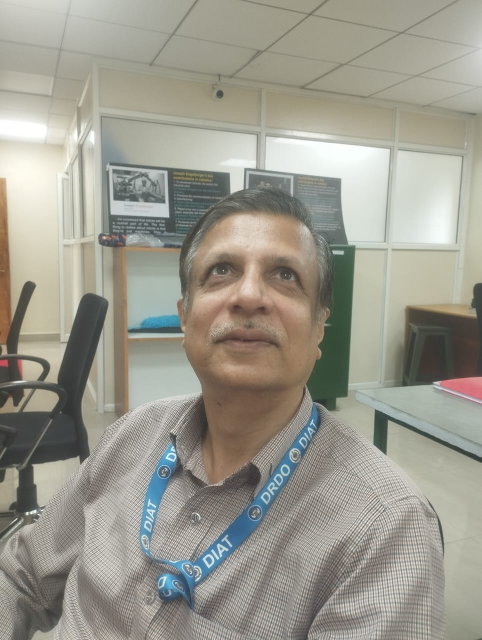
#> input picture modules/module11_person_detection/face_recognition_model/known_faces/Kuber sir/img1.jpeg, 963 x 1280 px, given in place of the camera (shown at 1/2 size)
$ python collect_emotion_samples.py
#> lines starting #> are read from the running program, lines starting #| are printed output that depends on the picture
#!/usr/bin/env python3
"""
Emotion Sample Collection Tool for Module 12

This script helps you collect facial expression samples for all 7 emotions.
It will:
1. Capture your face from webcam
2. Detect and crop the face
3. Save samples for each emotion category
4. Create a validation dataset

Usage:
    python3 collect_emotion_samples.py
"""

import cv2
import os
import time
from datetime import datetime
from pathlib import Path

# Emotion categories
EMOTIONS = ["angry", "disgusted", "fearful", "happy", "neutral", "sad", "surprised"]

EMOJI_MAP = {
    "angry": "😡",
    "disgusted": "🤢",
    "fearful": "😨",
    "happy": "🙂",
    "neutral": "😐",
    "sad": "😢",
    "surprised": "😮"
}

COLOR_MAP = {
    "angry": (0, 0, 255),
    "disgusted": (0, 128, 128),
    "fearful": (128, 0, 128),
    "happy": (0, 200, 0),
    "neutral": (180, 180, 180),
    "sad": (255, 100, 100),
    "surprised": (0, 200, 200)
}

INSTRUCTIONS = {
    "angry": "Make an ANGRY face - furrow your brows, frown",
    "disgusted": "Make a DISGUSTED face - wrinkle your nose, look repulsed",
    "fearful": "Make a FEARFUL face - widen your eyes, open mouth slightly",
    "happy": "Make a HAPPY face - smile genuinely, show teeth",
    "neutral": "Make a NEUTRAL face - relax, no expression",
    "sad": "Make a SAD face - frown, look down slightly",
    "surprised": "Make a SURPRISED face - raise eyebrows, open mouth"
}


class EmotionSampleCollector:
    def __init__(self, output_dir="emotion_samples", samples_per_emotion=10):
#> called with output_dir = 'emotion_samples', samples_per_emotion = 10
        self.output_dir = Path(output_dir)
        self.samples_per_emotion = samples_per_emotion
        self.face_cascade = None
        self.cap = None

        # Create output directories
        for emotion in EMOTIONS:
            emotion_dir = self.output_dir / emotion
            emotion_dir.mkdir(parents=True, exist_ok=True)

    def setup_camera(self, camera_index=0):
        """Initialize camera and face detector"""
        print("📷 Setting up camera...")

        # Load face detector
        self.face_cascade = cv2.CascadeClassifier(
            cv2.data.haarcascades + "haarcascade_frontalface_default.xml"
        )

        if self.face_cascade.empty():
            print("❌ Could not load face detector")
            return False

        # Open camera
        self.cap = cv2.VideoCapture(camera_index)
        if not self.cap.isOpened():
            print(f"❌ Could not open camera {camera_index}")
            return False

        print("✅ Camera ready!")
        return True

    def detect_face(self, frame):
        """Detect face in frame and return cropped face"""
        gray = cv2.cvtColor(frame, cv2.COLOR_BGR2GRAY)
        faces = self.face_cascade.detectMultiScale(
            gray, scaleFactor=1.1, minNeighbors=5, minSize=(100, 100)
        )

        if len(faces) == 0:
            return None, None

        # Get largest face
        faces = sorted(faces, key=lambda f: f[2] * f[3], reverse=True)
        x, y, w, h = faces[0]

        # Add margin
        margin = int(0.2 * w)
        x = max(0, x - margin)
        y = max(0, y - margin)
        w = min(frame.shape[1] - x, w + 2 * margin)
        h = min(frame.shape[0] - y, h + 2 * margin)

        face_crop = frame[y:y+h, x:x+w]
        return face_crop, (x, y, w, h)

    def save_sample(self, face_crop, emotion, sample_num):
        """Save face sample to disk"""
        timestamp = datetime.now().strftime("%Y%m%d_%H%M%S")
        filename = f"{emotion}_{sample_num:02d}_{timestamp}.jpg"
        filepath = self.output_dir / emotion / filename

        # Resize to standard size
        face_resized = cv2.resize(face_crop, (224, 224))
        cv2.imwrite(str(filepath), face_resized)

        return filepath

    def collect_for_emotion(self, emotion):
        """Collect samples for a specific emotion"""
        print("\n" + "=" * 70)
        emoji = EMOJI_MAP[emotion]
        print(f"{emoji} Collecting samples for: {emotion.upper()}")
        print("=" * 70)
        print(f"\n📝 Instructions: {INSTRUCTIONS[emotion]}")
        print(f"\n🎯 Goal: Capture {self.samples_per_emotion} samples")
        print("\nControls:")
        print("  SPACE - Capture sample")
        print("  S     - Skip this emotion")
        print("  Q     - Quit collection")
        print("\nGet ready...")

        samples_collected = 0
        countdown = 3
        countdown_start = time.time()

        while samples_collected < self.samples_per_emotion:
            ret, frame = self.cap.read()
            if not ret:
                break

            # Detect face
            face_crop, bbox = self.detect_face(frame)

            # Draw on frame
            display_frame = frame.copy()

            if bbox is not None:
                x, y, w, h = bbox
                color = COLOR_MAP[emotion]
                cv2.rectangle(display_frame, (x, y), (x+w, y+h), color, 3)
                cv2.putText(display_frame, "Face Detected", (x, y-10),
                           cv2.FONT_HERSHEY_SIMPLEX, 0.7, color, 2)
            else:
                cv2.putText(display_frame, "No face detected", (10, 30),
                           cv2.FONT_HERSHEY_SIMPLEX, 1, (0, 0, 255), 2)

            # Show countdown
            if countdown > 0:
                elapsed = time.time() - countdown_start
                remaining = countdown - int(elapsed)
                if remaining > 0:
                    cv2.putText(display_frame, f"Starting in {remaining}...",
                               (10, 70), cv2.FONT_HERSHEY_SIMPLEX, 1.5, (0, 255, 255), 3)
                else:
                    countdown = 0

            # Show instructions
            emoji_text = f"{emoji} {emotion.upper()}"
            cv2.putText(display_frame, emoji_text, (10, display_frame.shape[0] - 80),
                       cv2.FONT_HERSHEY_SIMPLEX, 1.2, COLOR_MAP[emotion], 3)

            instruction = INSTRUCTIONS[emotion]
            cv2.putText(display_frame, instruction[:50], (10, display_frame.shape[0] - 40),
                       cv2.FONT_HERSHEY_SIMPLEX, 0.6, (255, 255, 255), 2)

            # Show progress
            progress = f"Samples: {samples_collected}/{self.samples_per_emotion}"
            cv2.putText(display_frame, progress, (10, display_frame.shape[0] - 10),
                       cv2.FONT_HERSHEY_SIMPLEX, 0.7, (0, 255, 0), 2)

            cv2.imshow("Emotion Sample Collection", display_frame)

            key = cv2.waitKey(1) & 0xFF

            if key == ord(' ') and face_crop is not None and countdown == 0:
                # Capture sample
                filepath = self.save_sample(face_crop, emotion, samples_collected + 1)
                samples_collected += 1
                print(f"✅ Captured sample {samples_collected}/{self.samples_per_emotion}: {filepath.name}")

                # Brief pause
                time.sleep(0.3)

            elif key == ord('s'):
                print(f"⏭️  Skipping {emotion}")
                return False

            elif key == ord('q'):
                print("🛑 Quitting collection")
                return None

        print(f"\n🎉 Completed {emotion}! Collected {samples_collected} samples.")
        time.sleep(1)
        return True

    def collect_all(self):
        """Collect samples for all emotions"""
        print("\n" + "=" * 70)
        print("Emotion Sample Collection Tool")
        print("=" * 70)
        print(f"\nOutput directory: {self.output_dir.absolute()}")
        print(f"Samples per emotion: {self.samples_per_emotion}")
        print(f"\nEmotions to collect: {', '.join(EMOTIONS)}")

        if not self.setup_camera():
            return False

        print("\n🎬 Starting collection in 3 seconds...")
        time.sleep(3)

        completed = []
        skipped = []

        for emotion in EMOTIONS:
            result = self.collect_for_emotion(emotion)

            if result is None:
                # User quit
                break
            elif result:
                completed.append(emotion)
            else:
                skipped.append(emotion)
#> this loop made 1 pass; (key q is pressed on pass 1)
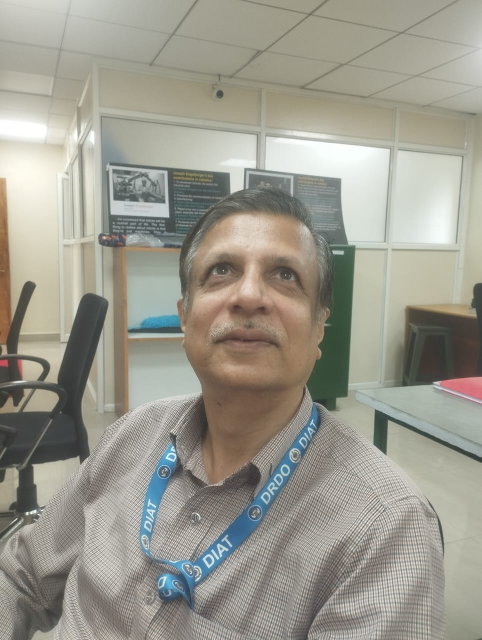
#> input picture modules/module11_person_detection/face_recognition_model/known_faces/Kuber sir/img1.jpeg, 963 x 1280 px, given in place of the camera (shown at 1/2 size)
#> pass 1, in detect_face, `gray = cv2.cvtColor(frame, cv2.COLOR_BGR2GRAY)`:
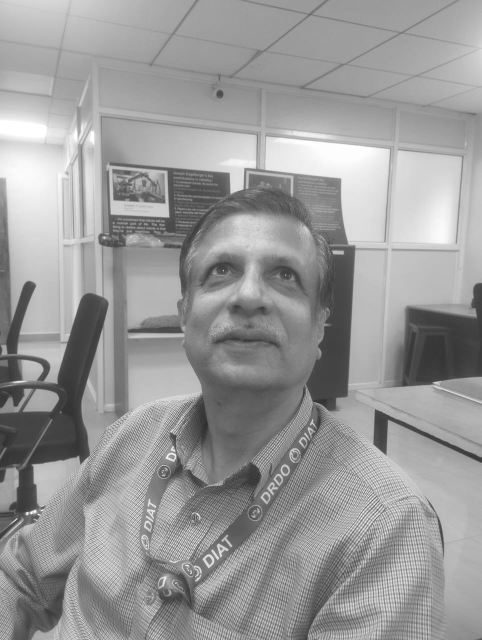
#> gray: shape (1280, 963) (shown at 1/2 size); min 35, max 255, mean 153.3
#> pass 1, in detect_face, `face_crop = frame[y:y+h, x:x+w]`:
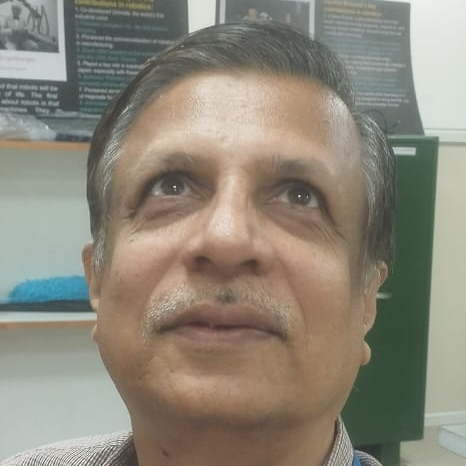
#> face_crop: shape (466, 466, 3); mean B, G, R 121.4, 135.3, 140.4
#> pass 1, in collect_for_emotion, `cv2.imshow("Emotion Sample Collection", display_frame)`:
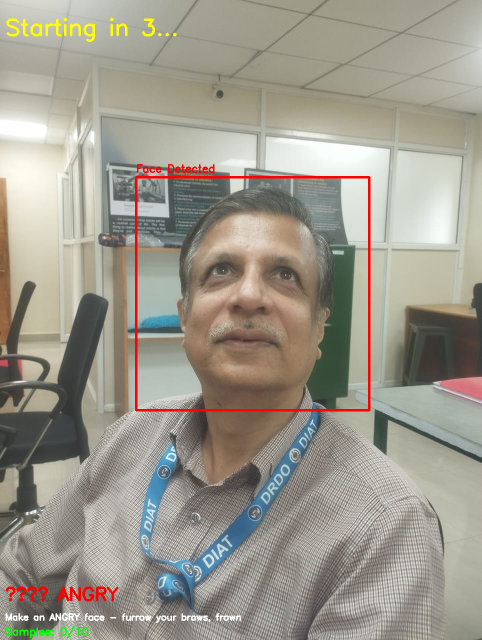
#> window 'Emotion Sample Collection': shape (1280, 963, 3) (shown at 1/2 size); mean B, G, R 141.1, 152.9, 157.4

        # Cleanup
        self.cap.release()
        cv2.destroyAllWindows()

        # Summary
        print("\n" + "=" * 70)
        print("Collection Summary")
        print("=" * 70)
        print(f"\n✅ Completed: {len(completed)}/{len(EMOTIONS)} emotions")
        if completed:
            print(f"   {', '.join(completed)}")

        if skipped:
            print(f"\n⏭️  Skipped: {', '.join(skipped)}")

        print(f"\n📁 Samples saved to: {self.output_dir.absolute()}")

        # Count total samples
        total_samples = 0
        for emotion in EMOTIONS:
            emotion_dir = self.output_dir / emotion
            samples = list(emotion_dir.glob("*.jpg"))
            if samples:
                print(f"   {emotion}: {len(samples)} samples")
                total_samples += len(samples)

        print(f"\n📊 Total samples collected: {total_samples}")
        print("\n✅ Collection complete!")

        return True

    def cleanup(self):
        """Cleanup resources"""
        if self.cap is not None:
            self.cap.release()
        cv2.destroyAllWindows()


def main():
    import argparse

    parser = argparse.ArgumentParser(description="Collect emotion samples for Module 12")
    parser.add_argument("--output", type=str, default="emotion_samples",
                       help="Output directory for samples")
    parser.add_argument("--samples", type=int, default=10,
                       help="Number of samples per emotion")
    parser.add_argument("--camera", type=int, default=0,
                       help="Camera index")

    args = parser.parse_args()

    collector = EmotionSampleCollector(
        output_dir=args.output,
        samples_per_emotion=args.samples
    )

    try:
        collector.collect_all()
    except KeyboardInterrupt:
        print("\n\n🛑 Collection interrupted by user")
        collector.cleanup()
    except Exception as e:
        print(f"\n❌ Error: {e}")
        collector.cleanup()
        return 1

    return 0


if __name__ == "__main__":
    import sys
    sys.exit(main())
#> (the program exits here)
